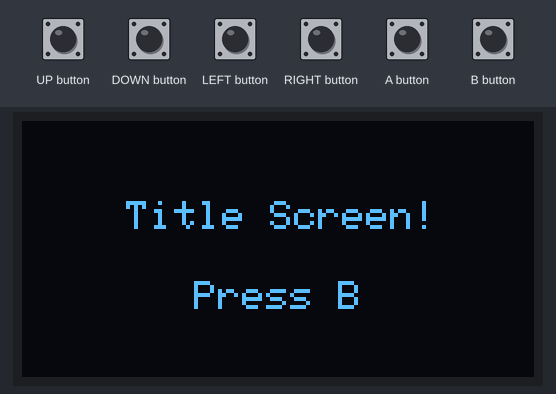
Recording of a sketch running on a simulated Arduboy, built with avr-gcc and run on an emulated ATmega32U4. Parts: 128×64 one-colour display. The test bench sets the inputs (shaded band).

Above: at 1.2 s.
1.3 s: B button pressed for 0.15 s
At 2.2 s:
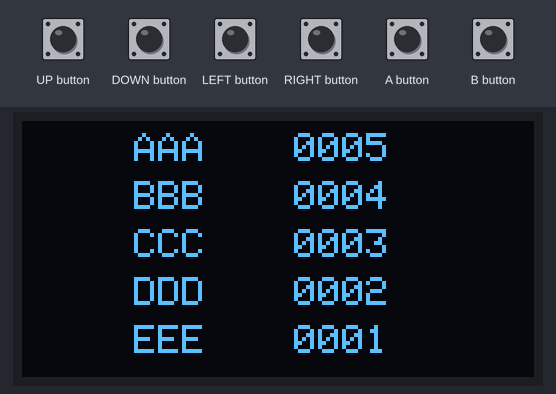
2.9 s: B button pressed for 1 s
At 3.2 s:
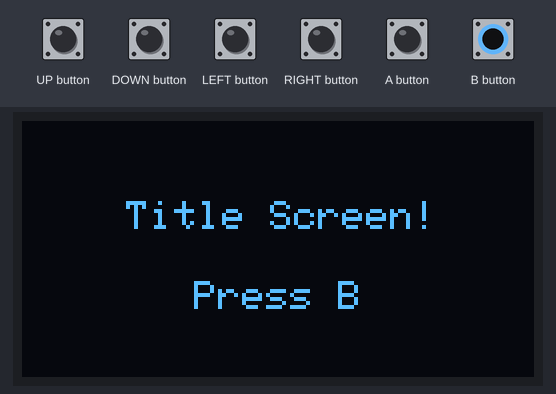
Timing chart, 0 to 5.9 s (numbered marks = the images above; inputs shaded):
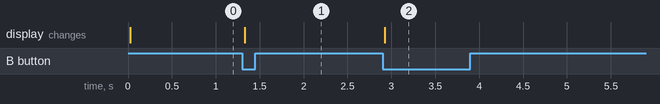

The sketch:

HighScore.ino
```cpp
#include <Arduboy2.h>

// Defines ----------------------------------------------------------------------

#define DO_NOT_EDIT_SLOT              255
#define MAX_NUMBER_OF_SLOTS           5


// -------------------------------------------------------------------------------
// Slot structure.  Holds a single high score entry.

struct Slot {

  uint8_t slotNumber;
  uint8_t charIndex;
  uint8_t chars[3];
  uint16_t score;

  void reset() {

    this->slotNumber = DO_NOT_EDIT_SLOT;
    this->charIndex = 0;
    this->chars[0] = 'A';
    this->chars[1] = 'A';
    this->chars[2] = 'A';
    this->score = 0;

  }

};


// -------------------------------------------------------------------------------
// Utilities to read and write detqails to the EEPROM

struct EEPROM_Utils {

  Slot slots[5];


  // Initiliase the EEPROM (well the array anyway) ..

  void initEEPROM() {

    for (uint8_t i = 0; i < MAX_NUMBER_OF_SLOTS; i++) {
      slots[i].chars[0] = 'A' + i;
      slots[i].chars[1] = 'A' + i;
      slots[i].chars[2] = 'A' + i;
      slots[i].score = 5 - i;
    }

  }


  // Get details of slot number x.

  Slot &getSlot(uint8_t x) {

    return slots[x];

  }


  // Save a slot ..

  void saveSlot(Slot &slot) {

      slots[slot.slotNumber].chars[0] = slot.chars[0];
      slots[slot.slotNumber].chars[1] = slot.chars[1];
      slots[slot.slotNumber].chars[2] = slot.chars[2];
      slots[slot.slotNumber].score = slot.score;

  }

};


// -------------------------------------------------------------------------------
//   Start of Game
// -------------------------------------------------------------------------------

Arduboy2 arduboy;
EEPROM_Utils eeprom_Utils;

enum GameState {
  Title_Init,
  Title,
  PlayGame_Init,
  PlayGame,
  HighScore_Init,
  HighScore,
};

struct TitleScreenVars { };

struct GamePlayVars {

  uint8_t score = 0;

  void reset() {
    score = 0;
  }

};

struct HighScoreVars {

  Slot slot;

};

TitleScreenVars titleScreenVars;
GamePlayVars gamePlayVars;
HighScoreVars highScoreVars;

GameState gameState = GameState::Title_Init;


void setup() {

	arduboy.boot();
  eeprom_Utils.initEEPROM();

	gameState = GameState::Title_Init;

}

void loop() {

	if (!arduboy.nextFrame()) return;
	arduboy.pollButtons();
  arduboy.clear();

	switch (gameState) {

    case GameState::Title_Init:
      title_Init();
      [[fallthrough]]

    case GameState::Title:
      title();
      break;

		case GameState::HighScore_Init:
      highScore_Init();
      [[fallthrough]]

		case GameState::HighScore:
      highScore();
			break;

		default: break;

	}

  arduboy.display();

}


// ----------------------------------------------------------------------------
//  Title state ..
//
void title_Init() {

  gameState = GameState::Title;

}

void title() {

	// Handle input ..

	if (arduboy.justPressed(B_BUTTON)) {
    gameState = GameState::HighScore_Init;
	}

  // Render screen ..

  arduboy.setCursor(26, 20);
  arduboy.print(F("Title Screen!"));

  arduboy.setCursor(43, 40);
  arduboy.print(F("Press B"));

}


// --------------------------------------------------------------------------------------
//  High Score state
//
void highScore_Init() {

  gameState = GameState::HighScore;

}

void highScore() {

  uint8_t xOffset = 28;
  uint8_t yOffset = 3;

  for (uint8_t x = 0; x < MAX_NUMBER_OF_SLOTS; x++) {

    Slot slot = eeprom_Utils.getSlot(x);


    // Render existing score details ..

    arduboy.setCursor(xOffset, yOffset);

    arduboy.print(static_cast<char>(slot.chars[0]));
    arduboy.print(static_cast<char>(slot.chars[1]));
    arduboy.print(static_cast<char>(slot.chars[2]));

    arduboy.setCursor(xOffset + 40, yOffset);

    if (slot.score < 1000)  arduboy.print("0");
    if (slot.score < 100)   arduboy.print("0");
    if (slot.score < 10)    arduboy.print("0");

    arduboy.print(slot.score);

    yOffset = yOffset + 12;

  }


  // Handle buttons ..

  if (arduboy.justPressed(A_BUTTON) || arduboy.justPressed(B_BUTTON)) {

    gameState = GameState::Title_Init;

  }

}
```

Measured:
- after the input at 1.3 s, the display: changes at once (image 1)
- after the input at 2.9 s, the display: changes at once (image 2)
